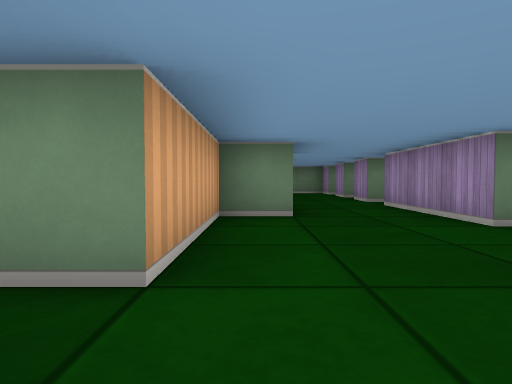
[1] (above)

24 first-person views from a walk through a cub3D ray-caster map. The camera is about half as high as the walls, tilts 2° down and sees 75° across. The floor is counted in squares. Each view is taken from the middle of a square. On the plan, view 1 faces up. The plan holds only what a view shows up to about 9 squares ahead; the rest is blank.

[2]
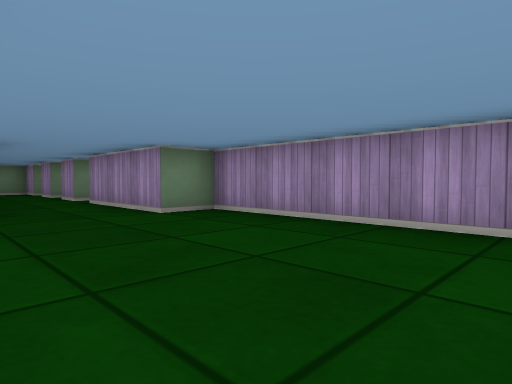

[3]
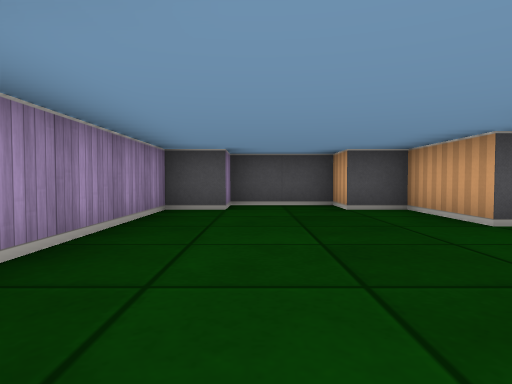

[4]
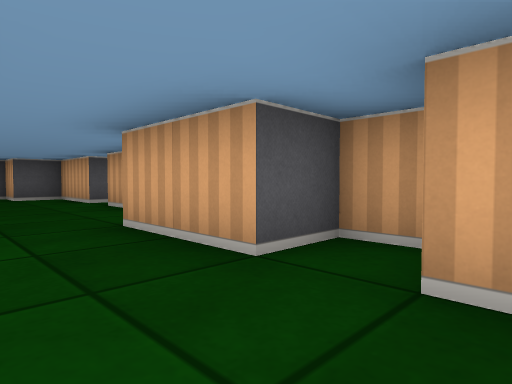

[5]
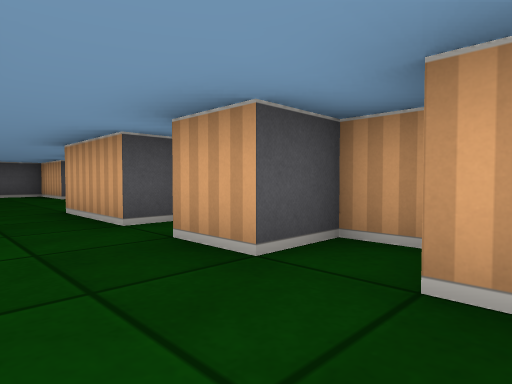

[6]
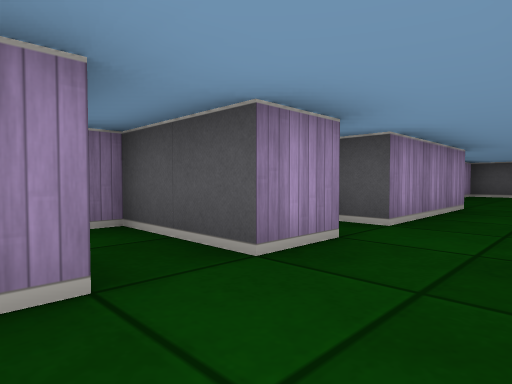

[7]
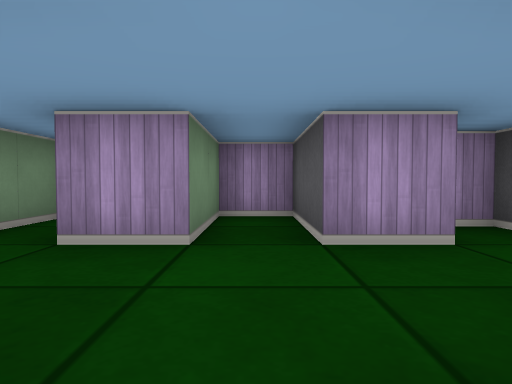

[8]
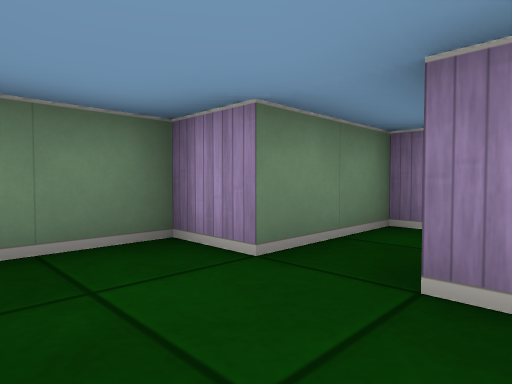

[9]
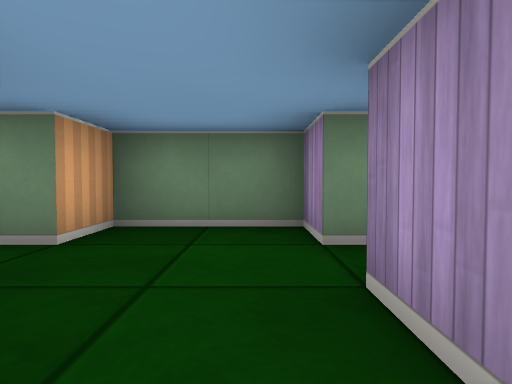

[10]
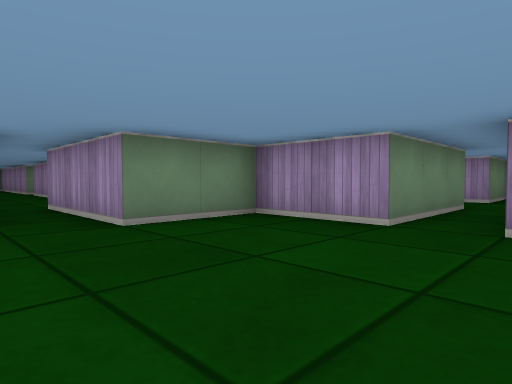

[11]
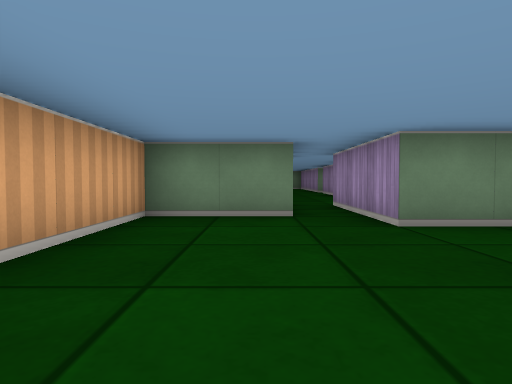

[12]
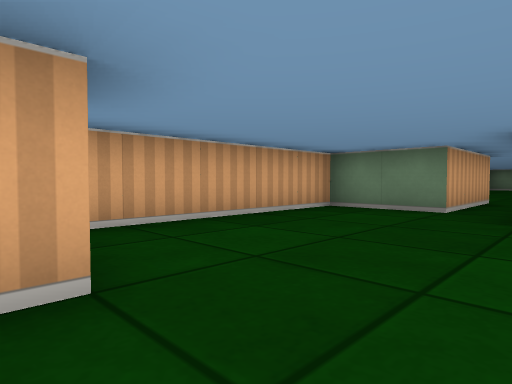

[13]
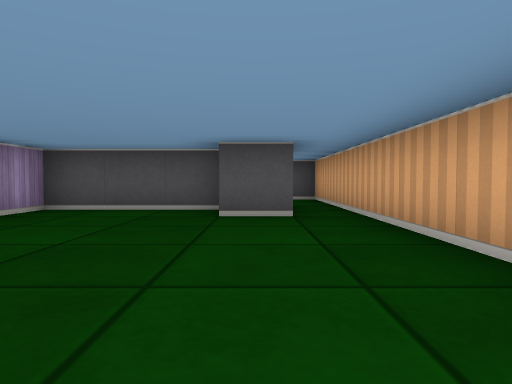

[14]
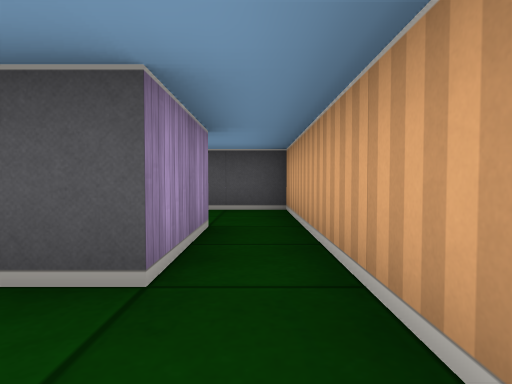

[15]
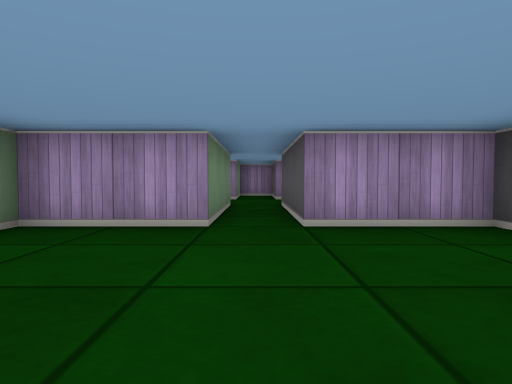

[16]
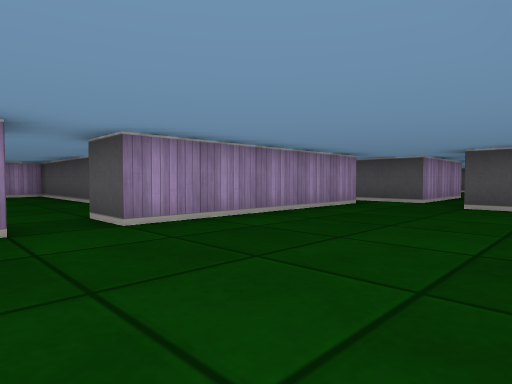

[17]
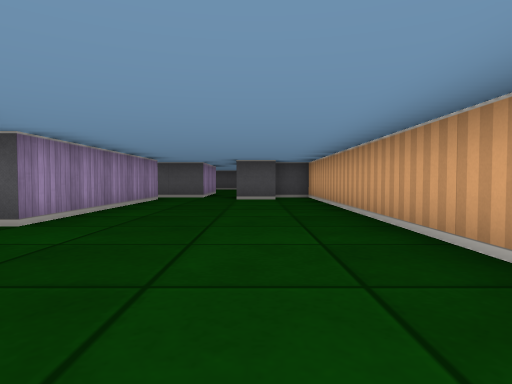

[18]
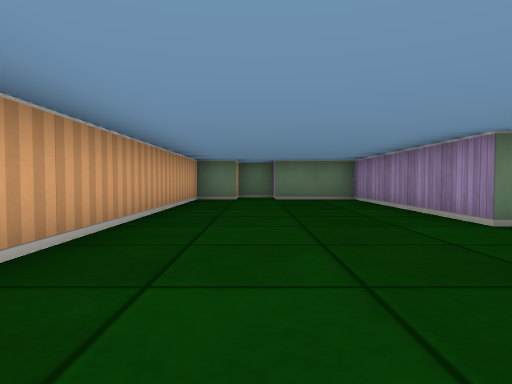

[19]
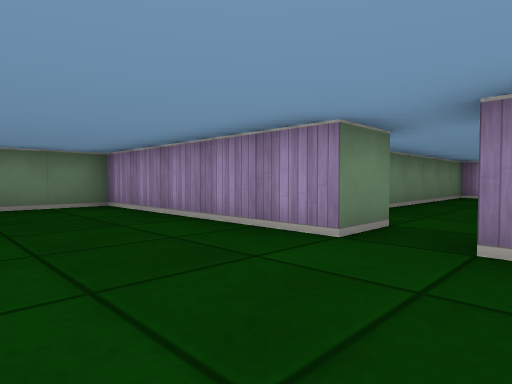

[20]
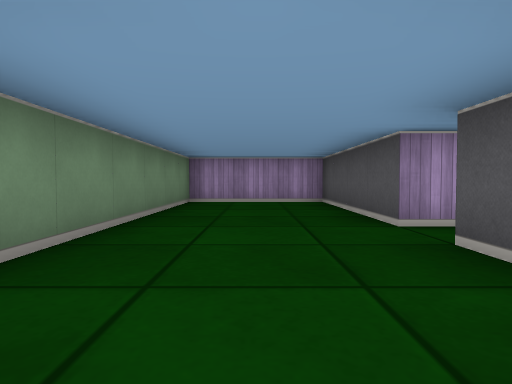

[21]
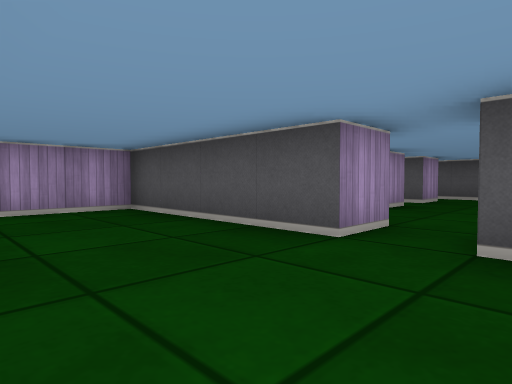

[22]
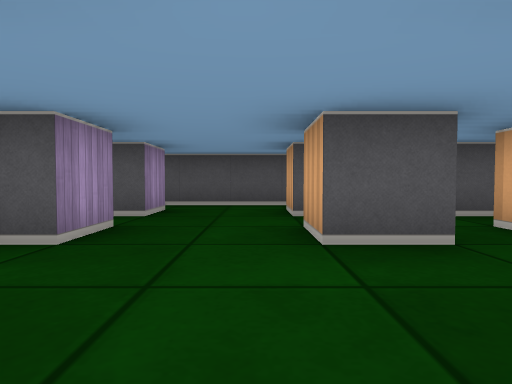

[23]
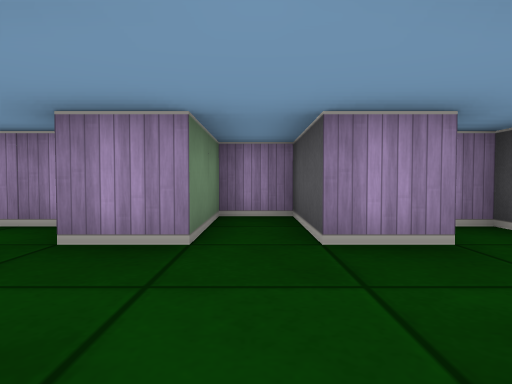

[24]
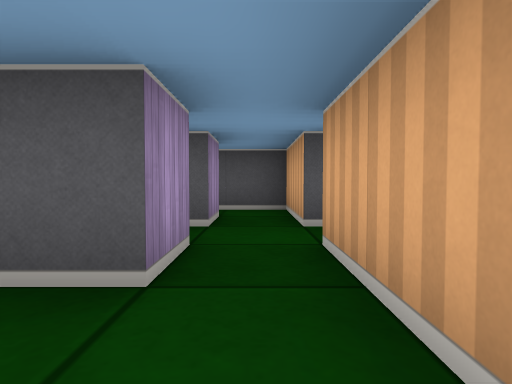

### Floor plan
Ten units are one square. View 1 is at (0, 0); x grows to the right and y downward. Boxes are objects, and circles mark ways between rooms. Rooms are numbered by the first view taken in them; rooms with no view inside come last. Other rooms are left out.
<svg viewBox="-80 -290 131 320">
<path fill="none" stroke="#000" d="M-5 -5 -5 15 5 15 5 25 25 25 25 15 35 15 35 -35 25 -35 25 -65 35 -65 35 -70M-5 -72 -5 -65 5 -65 5 -45 -5 -45 -5 -15M30 -75 25 -75M25 -75 25 -85 45 -85 45 -95 25 -95 25 -105M-5 -92 -5 -85 5 -85 5 -75M-65 -95 -55 -95 -55 -91M-55 -85 -25 -85 -25 -105 5 -105M-55 -165 -55 -145 -75 -145 -75 -95M5 -115 -25 -115 -25 -135 -45 -135 -45 -165M-24 -235 -35 -235 -35 -285 -55 -285M-64 -285 -75 -285 -75 -170M-65 -175 -55 -175 -55 -165M-35 -174 -35 -225 -25 -225M-45 -165 -25 -165M-11 -215 -5 -215M5 -204 5 -215 45 -215 45 -245 -11 -245M-15 -175 -15 -185 -5 -185 -5 -175M25 -190 25 -198M-25 -194 -25 -175M-25 -165 -25 -145 25 -145 25 -150M-15 -155 -15 -165 -5 -165 -5 -156M15 -154 15 -165 35 -165 35 -175 15 -175 15 -185 20 -185M46 -115 25 -115 25 -125 5 -125 5 -115"/>
<circle cx="15" cy="-80" r="3" fill="#2a7"/>
<circle cx="15" cy="-100" r="3" fill="#2a7"/>
<circle cx="-50" cy="-155" r="3" fill="#2a7"/>
<circle cx="0" cy="-110" r="3" fill="#2a7"/>
<circle cx="-30" cy="-230" r="3" fill="#2a7"/>
<circle cx="-30" cy="-170" r="3" fill="#2a7"/>
<circle cx="0" cy="-210" r="3" fill="#2a7"/>
<text x="10" y="-20">1</text>
<text x="20" y="-90">2</text>
<text x="-50" y="-120">3</text>
<text x="-50" y="-230">4</text>
<text x="10" y="-230">5</text>
<text x="0" y="-180">6</text>
<text x="20" y="-110">7</text>
</svg>
Room 1 opens to room 2. Room 2 opens to room 7. Room 3 opens to room 4. Room 3 opens to room 7. Room 4 opens to room 5. Room 4 opens to room 6. Room 5 opens to room 6.

Where each view was taken, in squares from view 1:
view 1: 0 up, 0 right, facing up
view 2: 1 down, 0 right, facing up-right
view 3: 4 up, 2 right, facing down
view 4: 8 up, 2 right, facing down-left
view 5: 10 up, 2 right, facing down-left
view 6: 10 up, 1 right, facing down-right
view 7: 9 up, 0 right, facing right
view 8: 10 up, 1 right, facing up-right
view 9: 9 up, 2 right, facing up
view 10: 10 up, 6 left, facing up-right
view 11: 10 up, 6 left, facing up
view 12: 9 up, 4 left, facing up-left
view 13: 14 up, 6 left, facing down
view 14: 11 up, 7 left, facing down
view 15: 11 up, 6 left, facing right
view 16: 24 up, 7 left, facing down-right
view 17: 26 up, 6 left, facing down
view 18: 20 up, 6 left, facing up
view 19: 22 up, 6 left, facing up-right
view 20: 23 up, 3 left, facing right
view 21: 24 up, 1 left, facing down-right
view 22: 21 up, 0 right, facing down
view 23: 17 up, 1 left, facing right
view 24: 20 up, 2 left, facing down
